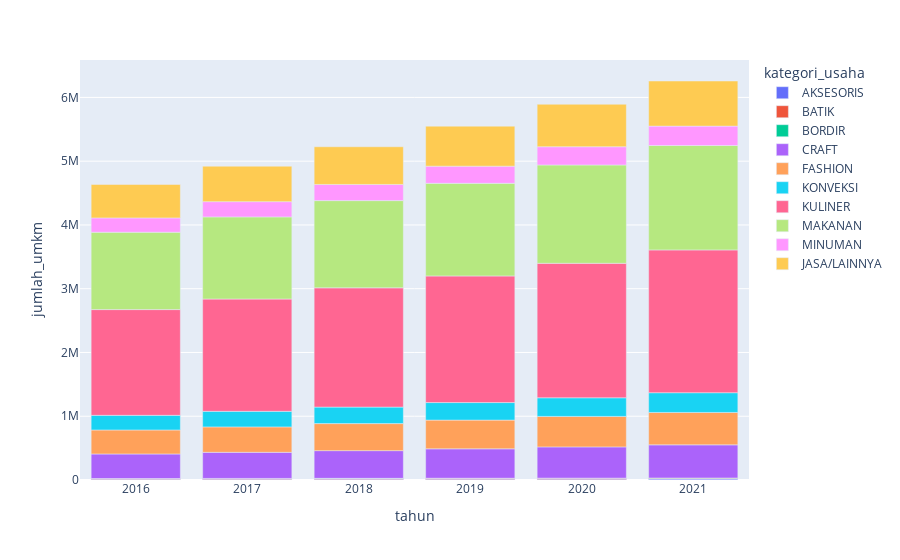

The notebook cell this image was saved under:
### Code cell
bivariate_visualization_bar(
    data=data,
    x=data['tahun'],
    y=data['jumlah_umkm'],
    color=data['kategori_usaha']
)

### Figure 1 — Plotly figure (JSON) as saved in the notebook; plotly's stock layout.template omitted (floating-point values rounded to 4 significant figures)
{"data": [{"alignmentgroup": "True", "hovertemplate": "kategori_usaha=AKSESORIS<br>tahun=%{x}<br>jumlah_umkm=%{y}<extra></extra>", "legendgroup": "AKSESORIS", "marker": {"color": "#636efa", "pattern": {"shape": ""}}, "name": "AKSESORIS", "offsetgroup": "AKSESORIS", "orientation": "v", "showlegend": true, "textposition": "auto", "type": "bar", "x": [2016, 2017, 2018, 2019, 2020, 2021], "xaxis": "x", "y": [10789, 11457, 12166, 12919, 13718, 14567], "yaxis": "y"}, {"alignmentgroup": "True", "hovertemplate": "kategori_usaha=BATIK<br>tahun=%{x}<br>jumlah_umkm=%{y}<extra></extra>", "legendgroup": "BATIK", "marker": {"color": "#EF553B", "pattern": {"shape": ""}}, "name": "BATIK", "offsetgroup": "BATIK", "orientation": "v", "showlegend": true, "textposition": "auto", "type": "bar", "x": [2016, 2017, 2018, 2019, 2020, 2021], "xaxis": "x", "y": [10789, 11457, 12166, 12919, 13718, 14567], "yaxis": "y"}, {"alignmentgroup": "True", "hovertemplate": "kategori_usaha=BORDIR<br>tahun=%{x}<br>jumlah_umkm=%{y}<extra></extra>", "legendgroup": "BORDIR", "marker": {"color": "#00cc96", "pattern": {"shape": ""}}, "name": "BORDIR", "offsetgroup": "BORDIR", "orientation": "v", "showlegend": true, "textposition": "auto", "type": "bar", "x": [2016, 2017, 2018, 2019, 2020, 2021], "xaxis": "x", "y": [1541, 1637, 1738, 1846, 1960, 2081], "yaxis": "y"}, {"alignmentgroup": "True", "hovertemplate": "kategori_usaha=CRAFT<br>tahun=%{x}<br>jumlah_umkm=%{y}<extra></extra>", "legendgroup": "CRAFT", "marker": {"color": "#ab63fa", "pattern": {"shape": ""}}, "name": "CRAFT", "offsetgroup": "CRAFT", "orientation": "v", "showlegend": true, "textposition": "auto", "type": "bar", "x": [2016, 2017, 2018, 2019, 2020, 2021], "xaxis": "x", "y": [385335, 409176, 434493, 461376, 489923, 520235], "yaxis": "y"}, {"alignmentgroup": "True", "hovertemplate": "kategori_usaha=FASHION<br>tahun=%{x}<br>jumlah_umkm=%{y}<extra></extra>", "legendgroup": "FASHION", "marker": {"color": "#FFA15A", "pattern": {"shape": ""}}, "name": "FASHION", "offsetgroup": "FASHION", "orientation": "v", "showlegend": true, "textposition": "auto", "type": "bar", "x": [2016, 2017, 2018, 2019, 2020, 2021], "xaxis": "x", "y": [376087, 399356, 424065, 450303, 478164, 507750], "yaxis": "y"}, {"alignmentgroup": "True", "hovertemplate": "kategori_usaha=KONVEKSI<br>tahun=%{x}<br>jumlah_umkm=%{y}<extra></extra>", "legendgroup": "KONVEKSI", "marker": {"color": "#19d3f3", "pattern": {"shape": ""}}, "name": "KONVEKSI", "offsetgroup": "KONVEKSI", "orientation": "v", "showlegend": true, "textposition": "auto", "type": "bar", "x": [2016, 2017, 2018, 2019, 2020, 2021], "xaxis": "x", "y": [229660, 243869, 258958, 274980, 291994, 310060], "yaxis": "y"}, {"alignmentgroup": "True", "hovertemplate": "kategori_usaha=KULINER<br>tahun=%{x}<br>jumlah_umkm=%{y}<extra></extra>", "legendgroup": "KULINER", "marker": {"color": "#FF6692", "pattern": {"shape": ""}}, "name": "KULINER", "offsetgroup": "KULINER", "orientation": "v", "showlegend": true, "textposition": "auto", "type": "bar", "x": [2016, 2017, 2018, 2019, 2020, 2021], "xaxis": "x", "y": [1658481, 1761095, 1870058, 1985763, 2108627, 2239092], "yaxis": "y"}, {"alignmentgroup": "True", "hovertemplate": "kategori_usaha=MAKANAN<br>tahun=%{x}<br>jumlah_umkm=%{y}<extra></extra>", "legendgroup": "MAKANAN", "marker": {"color": "#B6E880", "pattern": {"shape": ""}}, "name": "MAKANAN", "offsetgroup": "MAKANAN", "orientation": "v", "showlegend": true, "textposition": "auto", "type": "bar", "x": [2016, 2017, 2018, 2019, 2020, 2021], "xaxis": "x", "y": [1213034, 1288087, 1367784, 1452412, 1542276, 1637701], "yaxis": "y"}, {"alignmentgroup": "True", "hovertemplate": "kategori_usaha=MINUMAN<br>tahun=%{x}<br>jumlah_umkm=%{y}<extra></extra>", "legendgroup": "MINUMAN", "marker": {"color": "#FF97FF", "pattern": {"shape": ""}}, "name": "MINUMAN", "offsetgroup": "MINUMAN", "orientation": "v", "showlegend": true, "textposition": "auto", "type": "bar", "x": [2016, 2017, 2018, 2019, 2020, 2021], "xaxis": "x", "y": [225036, 238959, 253744, 269444, 286115, 303817], "yaxis": "y"}, {"alignmentgroup": "True", "hovertemplate": "kategori_usaha=JASA/LAINNYA<br>tahun=%{x}<br>jumlah_umkm=%{y}<extra></extra>", "legendgroup": "JASA/LAINNYA", "marker": {"color": "#FECB52", "pattern": {"shape": ""}}, "name": "JASA/LAINNYA", "offsetgroup": "JASA/LAINNYA", "orientation": "v", "showlegend": true, "textposition": "auto", "type": "bar", "x": [2016, 2017, 2018, 2019, 2020, 2021], "xaxis": "x", "y": [524055, 556480, 590911, 627472, 666295, 707520], "yaxis": "y"}], "layout": {"autosize": true, "barmode": "relative", "legend": {"title": {"text": "kategori_usaha"}, "tracegroupgap": 0}, "margin": {"t": 60}, "xaxis": {"anchor": "y", "autorange": true, "domain": [0, 1], "range": [2016.0, 2022.0], "title": {"text": "tahun"}, "type": "linear"}, "yaxis": {"anchor": "x", "autorange": true, "domain": [0, 1], "range": [0, 6587000.0], "title": {"text": "jumlah_umkm"}, "type": "linear"}}}
